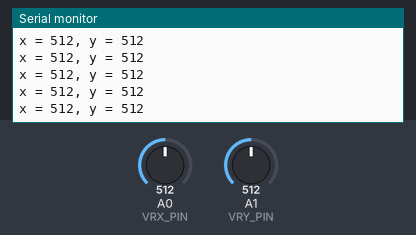
Bench run of a sketch on a simulated Arduino Uno, built with avr-gcc and run on an emulated ATmega328P. On the bench: the last lines printed to the serial monitor. The test bench sets the inputs (shaded band); at power-on: A0 (VRX_PIN) = 512, A1 (VRY_PIN) = 512.

Above: at 1.2 s.
1.3 s: A0 (VRX_PIN) set to 716
At 1.56 s:
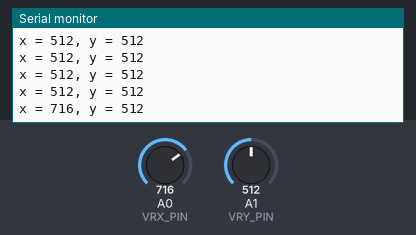
2.8 s: A1 (VRY_PIN) set to 716
At 2.96 s:
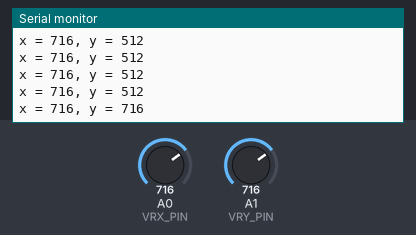
4.3 s: A0 (VRX_PIN) set to 900
At 4.37 s:
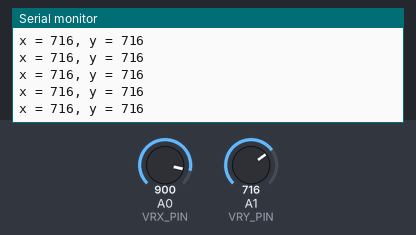
5.8 s: A1 (VRY_PIN) set to 900
At 5.97 s:
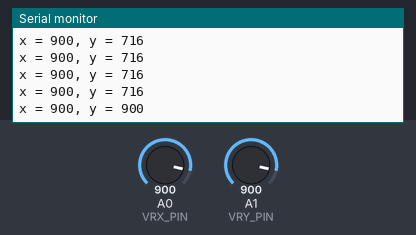
Timing chart, 0 to 8.3 s (numbered marks = the images above; inputs shaded):
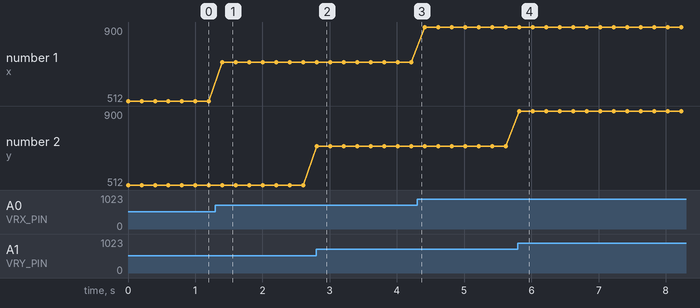

Measured:
- after the input at 1.3 s, the serial monitor: prints a new line after 0.10 s (image 1)
- after the input at 2.8 s, the serial monitor: prints a new line at once (image 2)
- after the input at 5.8 s, the serial monitor: prints a new line at once (image 4)
- plotted number 1: 512 → 716 after the input at 1.3 s, 716 → 900 after the input at 4.3 s

The sketch:

joystick.ino
```cpp
#define VRX_PIN  A0
#define VRY_PIN  A1

int x = 0;
int y = 0;

void setup() {
  Serial.begin(9600) ;
}

void loop() {
  // read analog X and Y analog values
  x = analogRead(VRX_PIN);
  y = analogRead(VRY_PIN);

  // print data to Serial Monitor on Arduino IDE
  Serial.print("x = ");
  Serial.print(x);
  Serial.print(", y = ");
  Serial.println(y);
  delay(200);
}
```
